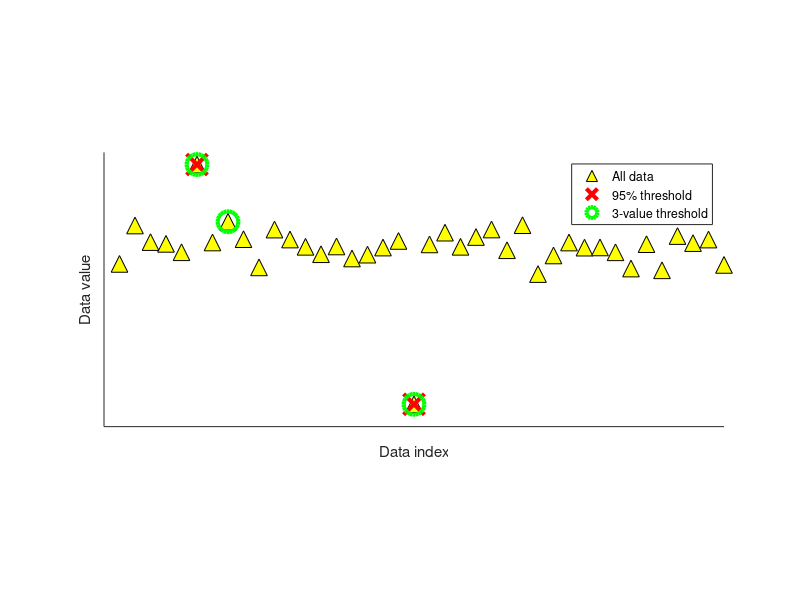
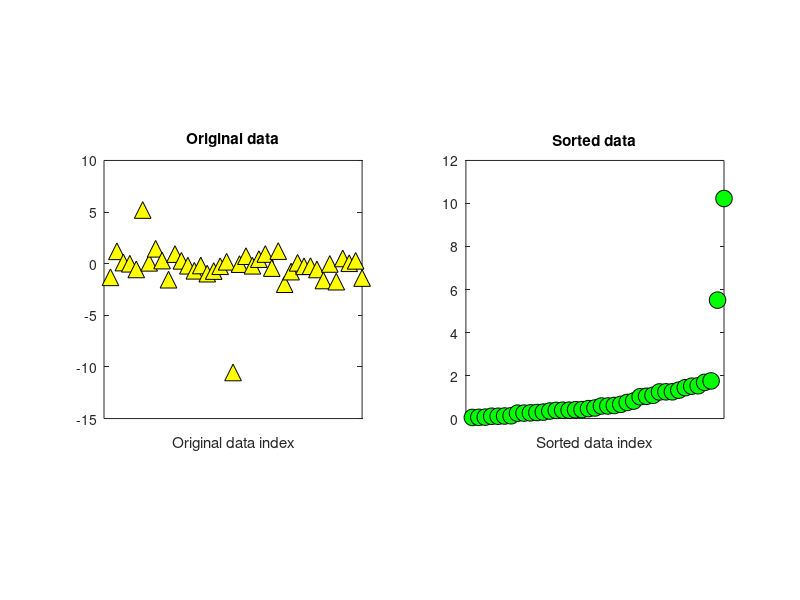

Source code (MATLAB) for these figures, in order:
%%
%   COURSE: Master statistics and machine learning: intuition, math, code										
%      URL: udemy.com/course/statsml_x/?couponCode=202304 
% 
%  SECTION: Data normalizations and outliers
%    VIDEO: Data trimming to remove outliers
% 
%  TEACHER: Mike X Cohen, sincxpress.com
%

%%

% a clear MATLAB workspace is a clear mental workspace
close all; clear; clc
pkg load statistics % load Octave stats package

%% create some data

N = 40;
data = randn(N,1);
data(data<-2) = -data(data<-2).^2;
data(data>2) = data(data>2).^2;

% mean-centered data
dataMC = data - mean(data);

% and plot them (not it ;) )
figure(1), clf
subplot(5,1,2:4), hold on
plot(data,'k^','markerfacecolor','y','markersize',12);
set(gca,'xtick',[],'ytick',[])
xlabel('Data index')
ylabel('Data value')

%% show the mechanism

figure(2), clf
subplot(121)
plot(data,'k^','markerfacecolor','y','markersize',12);
set(gca,'xtick',[]), axis square
title('Original data')
xlabel('Original data index')

subplot(122)
plot(sort(abs(dataMC)),'ko','markerfacecolor','g','markersize',12)
set(gca,'xtick',[]), axis square
title('Sorted data')
xlabel('Sorted data index')


%% option 1: remove k% of the data

% percent of "extreme" data values to remove
trimPct = 5; % in percent

% identify the cut-off (note the abs() )
datacutoff = prctile(abs(dataMC),100-trimPct);

% find the exceedance data values
data2cut = find( abs(dataMC)>datacutoff );

% and mark those off
figure(1)
plot(data2cut,data(data2cut),'rx','markersize',15,'linewidth',3)

%% option 2: remove k most extreme values

% number of "extreme" data values to remove
k2remove = 3; % in number

% find the exceedance data values
[~,datasortIdx] = sort(abs(dataMC),'descend');
data2cut = datasortIdx(1:k2remove);

% and mark those off
plot(data2cut,data(data2cut),'go','markersize',15,'linewidth',3)

% finally, add a legend
legend({'All data';[ num2str(100-trimPct) '% threshold' ];[ num2str(k2remove) '-value threshold' ]})

%% done.
